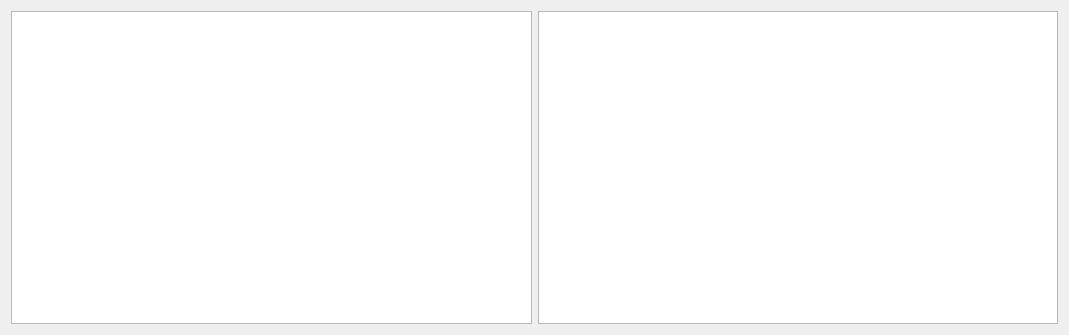
<?xml version="1.0" encoding="UTF-8"?>
<ui version="4.0">
 <class>Widget</class>
 <widget class="QWidget" name="Widget">
  <property name="geometry">
   <rect>
    <x>0</x>
    <y>0</y>
    <width>1069</width>
    <height>335</height>
   </rect>
  </property>
  <property name="windowTitle">
   <string>Widget</string>
  </property>
  <layout class="QHBoxLayout" name="horizontalLayout">
   <item>
    <widget class="QTreeView" name="treeView"/>
   </item>
   <item>
    <widget class="QTableView" name="tableView"/>
   </item>
  </layout>
 </widget>
 <resources/>
 <connections/>
</ui>
